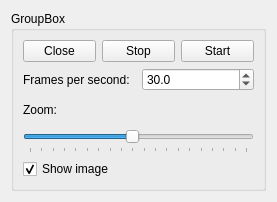
<?xml version="1.0" encoding="UTF-8"?>
<ui version="4.0">
 <class>FrameServerControlWidget</class>
 <widget class="QWidget" name="FrameServerControlWidget">
  <property name="geometry">
   <rect>
    <x>0</x>
    <y>0</y>
    <width>277</width>
    <height>202</height>
   </rect>
  </property>
  <property name="sizePolicy">
   <sizepolicy hsizetype="Expanding" vsizetype="Fixed">
    <horstretch>0</horstretch>
    <verstretch>0</verstretch>
   </sizepolicy>
  </property>
  <property name="minimumSize">
   <size>
    <width>180</width>
    <height>0</height>
   </size>
  </property>
  <property name="maximumSize">
   <size>
    <width>277</width>
    <height>16777215</height>
   </size>
  </property>
  <property name="windowTitle">
   <string>Form</string>
  </property>
  <layout class="QVBoxLayout" name="verticalLayout">
   <item>
    <widget class="QGroupBox" name="groupBox">
     <property name="sizePolicy">
      <sizepolicy hsizetype="Preferred" vsizetype="Expanding">
       <horstretch>0</horstretch>
       <verstretch>0</verstretch>
      </sizepolicy>
     </property>
     <property name="autoFillBackground">
      <bool>true</bool>
     </property>
     <property name="title">
      <string>GroupBox</string>
     </property>
     <layout class="QVBoxLayout" name="verticalLayout_2">
      <item>
       <layout class="QHBoxLayout" name="horizontalLayout">
        <item>
         <widget class="QPushButton" name="closeBtn">
          <property name="text">
           <string>Close</string>
          </property>
         </widget>
        </item>
        <item>
         <widget class="QPushButton" name="stopBtn">
          <property name="text">
           <string>Stop</string>
          </property>
         </widget>
        </item>
        <item>
         <widget class="QPushButton" name="startBtn">
          <property name="sizePolicy">
           <sizepolicy hsizetype="Expanding" vsizetype="Fixed">
            <horstretch>0</horstretch>
            <verstretch>0</verstretch>
           </sizepolicy>
          </property>
          <property name="text">
           <string>Start</string>
          </property>
         </widget>
        </item>
       </layout>
      </item>
      <item>
       <layout class="QHBoxLayout" name="horizontalLayout_2">
        <item>
         <widget class="QLabel" name="label_2">
          <property name="text">
           <string>Frames per second:</string>
          </property>
         </widget>
        </item>
        <item>
         <widget class="QDoubleSpinBox" name="fpsInput">
          <property name="decimals">
           <number>1</number>
          </property>
          <property name="minimum">
           <double>0.100000000000000</double>
          </property>
          <property name="maximum">
           <double>100.000000000000000</double>
          </property>
          <property name="value">
           <double>30.000000000000000</double>
          </property>
         </widget>
        </item>
       </layout>
      </item>
      <item>
       <widget class="QLabel" name="label">
        <property name="text">
         <string>Zoom:</string>
        </property>
       </widget>
      </item>
      <item>
       <widget class="QSlider" name="scaleSlider">
        <property name="sizePolicy">
         <sizepolicy hsizetype="Preferred" vsizetype="Preferred">
          <horstretch>0</horstretch>
          <verstretch>0</verstretch>
         </sizepolicy>
        </property>
        <property name="minimum">
         <number>10</number>
        </property>
        <property name="maximum">
         <number>200</number>
        </property>
        <property name="sliderPosition">
         <number>100</number>
        </property>
        <property name="orientation">
         <enum>Qt::Horizontal</enum>
        </property>
        <property name="tickPosition">
         <enum>QSlider::TicksBelow</enum>
        </property>
        <property name="tickInterval">
         <number>10</number>
        </property>
       </widget>
      </item>
      <item>
       <widget class="QCheckBox" name="showImageCheckBox">
        <property name="text">
         <string>Show image</string>
        </property>
        <property name="checked">
         <bool>true</bool>
        </property>
       </widget>
      </item>
     </layout>
    </widget>
   </item>
  </layout>
 </widget>
 <resources/>
 <connections/>
</ui>
